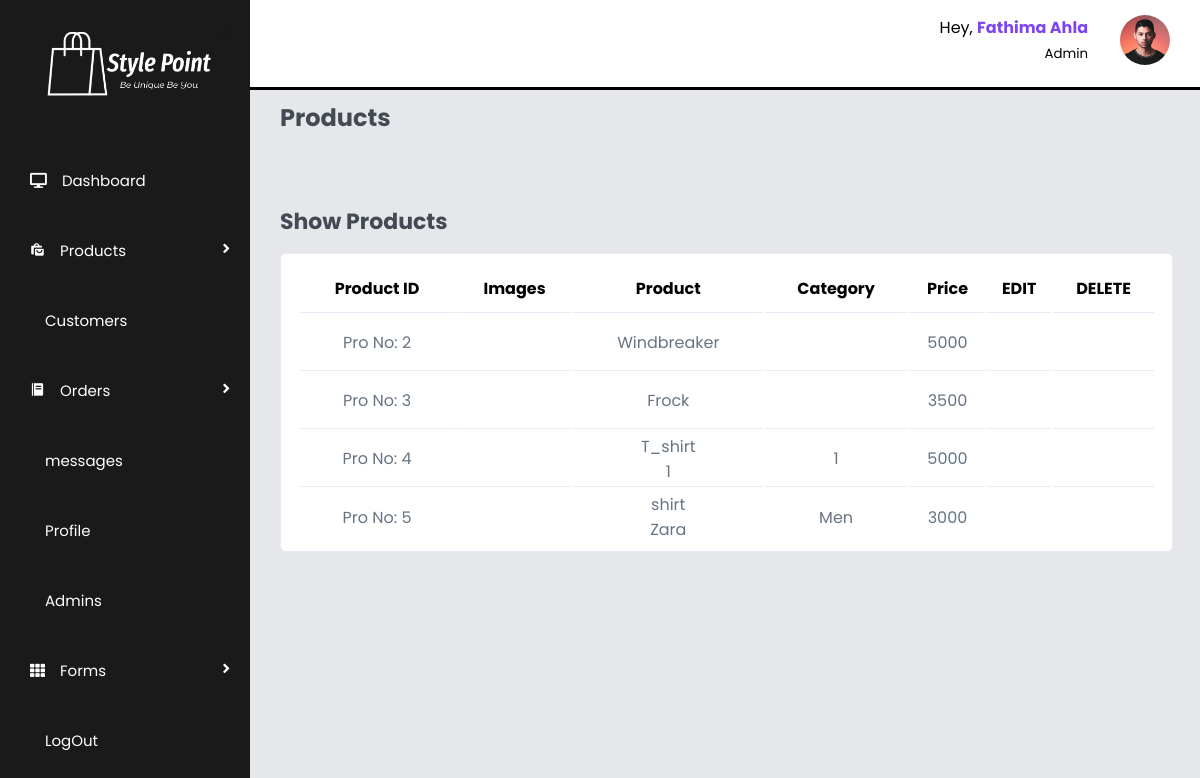
Before: /admin/edit_products.php (signed in) with the older database file.
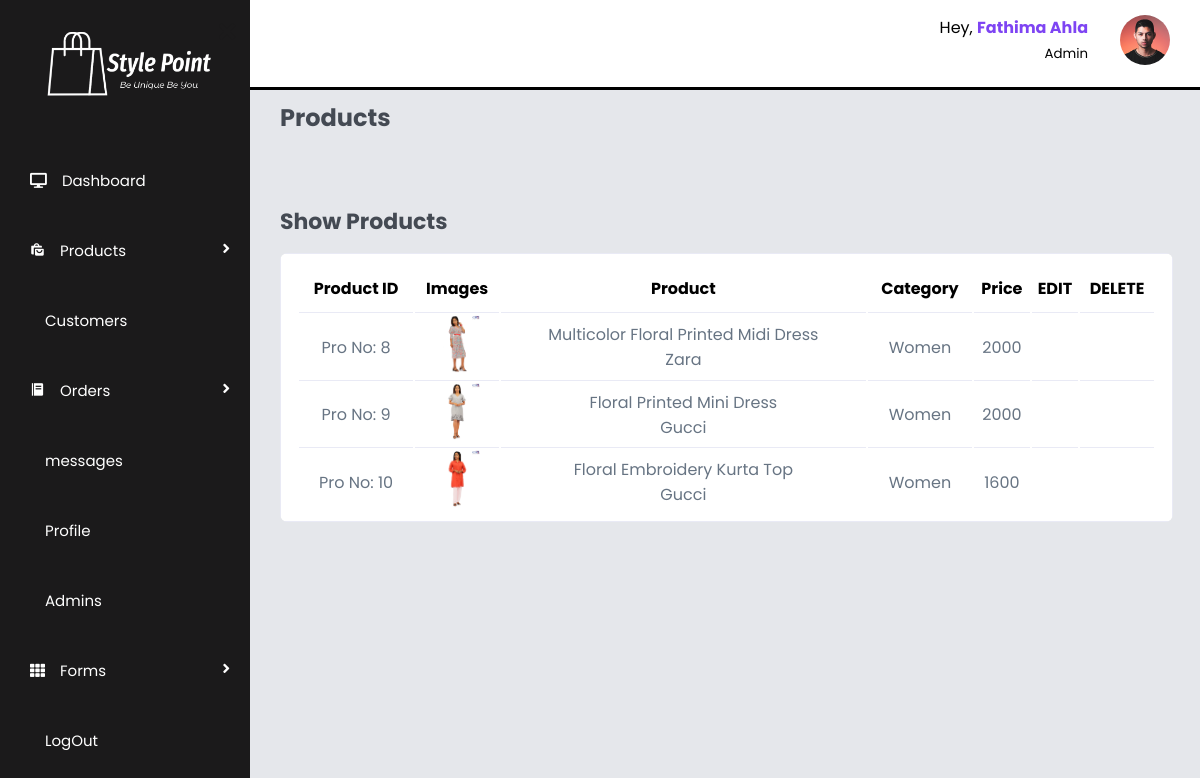
After: the same page with the newer database file.
### tables this page shows
CREATE TABLE `products` (
  `pro_ID` int(100) NOT NULL,
  `pro_Name` varchar(100) NOT NULL,
  `pro_number` varchar(100) NOT NULL,
  `category` varchar(100) NOT NULL,
  `brand_name` varchar(100) NOT NULL,
  `price` int(100) NOT NULL,
  `dis_Price` int(100) NOT NULL,
  `dis_Percentage` int(100) NOT NULL,
  `color` varchar(100) NOT NULL,
  `material` varchar(100) NOT NULL,
  `description` varchar(10000) NOT NULL,
  `img_1` varchar(100) NOT NULL,
  `img_2` varchar(100) NOT NULL,
  `img_3` varchar(100) NOT NULL,
  `img_4` varchar(100) NOT NULL
);

### admin/edit_products.php (the view, shortened to what this page needs)
<?php
include '../components/connect.php';
?>
<!DOCTYPE html>
<html lang="en">
    <head>
        <link rel="stylesheet" href="../css/admin_style.css">
        <link href="https://cdn.jsdelivr.net/npm/remixicon@3.2.0/fonts/remixicon.css" rel="stylesheet">
        <link href='https://unpkg.com/boxicons@2.1.4/css/boxicons.min.css' rel='stylesheet'>
        <link rel="stylesheet" href="https://cdnjs.cloudflare.com/ajax/libs/font-awesome/5.15.1/css/all.min.css">
    </head>
    <body>
        <?php include '../components/admin_menu.php';?>
        <section id="interface">
            <?php include '../components/admin_nav.php';?>
                <h3 class="main_heading">Products</h3>
                <div class="product__tabs">
                    <div class="product__tabs-content active__tab">
                        <h3 class="heading">Show Products</h3>
                            <div class="show__product-details">
                                <table>
                                    <thead>
                                        <tr>
                                            <th>Product ID</th>
                                            <th>Images</th>
                                            <th>Product</th>
                                            <th>Category</th>
                                            <th>Price</th>
                                            <th>EDIT</th>
                                            <th>DELETE</th>
                                        </tr>
                                    </thead>
                                    <tbody>
                                            <?php
                                                $show__products = $conn->prepare("SELECT * FROM `products`");
                                                $show__products->execute();
                                                if($show__products->rowCount() > 0){
                                                    while($fetch_products = $show__products->fetch(PDO::FETCH_ASSOC)){
                                            ?>
                                                <tr>
                                                    <td>
                                                        Pro No: <?= $fetch_products['pro_ID']; ?>
                                                    </td>
                                                    <td>
                                                        <img src="../uploaded_img/<?= $fetch_products['img_1']; ?>" alt="">
                                                    </td>
                                                    <td>
                                                    <?= $fetch_products['pro_Name']; ?> <br><?= $fetch_products['brand_name']; ?>
                                                    </td>
                                                    <td>
                                                        <?= $fetch_products['category']; ?>
                                                    </td>
                                                    <td><?= $fetch_products['price']; ?></td>
                                                    <td>
                                                        <a href="update_products.php?update_products=<?= $fetch_products['pro_ID']; ?>" class="ri-pencil-fill action__icon edit" ></a>
                                                    </td>
                                                    <td>
                                                        <a href="edit_products.php?delete=<?= $fetch_products['pro_ID']; ?>" class="ri-delete-bin-line action__icon delete"  onclick="return confirm('delete this product?');"></a>
                                                    </td>
                                                </tr>
                                                <?php
                                                        }
                                                    }else{
                                                        echo '<p class="empty"> No Products Added Yet!</p>';
                                                    }
                                                ?>
                                    </tbody>
                                </table>
                            </div>
                    </div>
                </div>
        </section>
    </body>
</html>

Changed rows visible on the page:
removed products: pro_ID "2", pro_Name "Windbreaker", price "5000"
removed products: pro_ID "3", pro_Name "Frock", price "3500"
removed products: pro_ID "4", pro_Name "T_shirt", brand_name "1", category "1", price "5000"
removed products: pro_ID "5", pro_Name "shirt", brand_name "Zara", category "Men", price "3000"
added products: pro_ID "8", img_1 (picture), pro_Name "Multicolor Floral Printed Midi Dress", brand_name "Zara", category "Women", price "2000"
added products: pro_ID "9", img_1 (picture), pro_Name "Floral Printed Mini Dress", brand_name "Gucci", category "Women", price "2000"
added products: pro_ID "10", img_1 (picture), pro_Name "Floral Embroidery Kurta Top", brand_name "Gucci", category "Women", price "1600"
